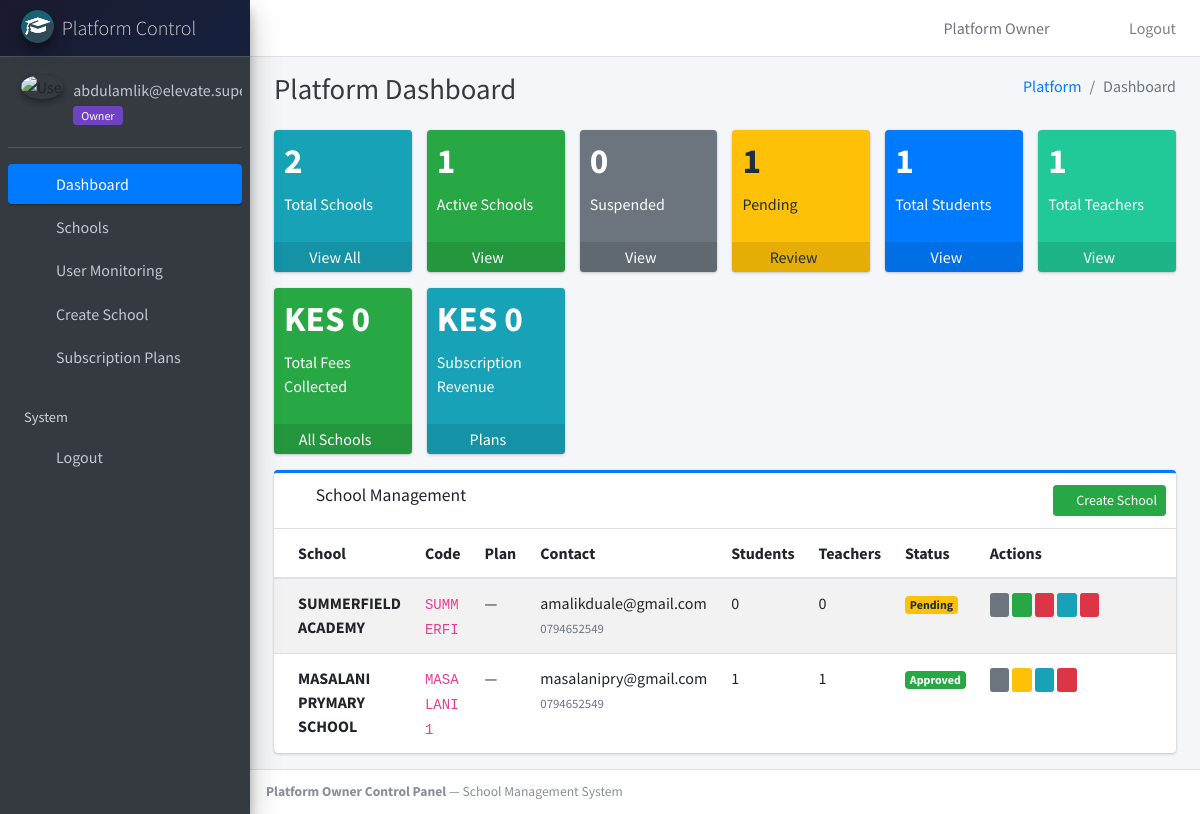
Page /superadmin/dashboard/ (signed in) on the earlier database version.
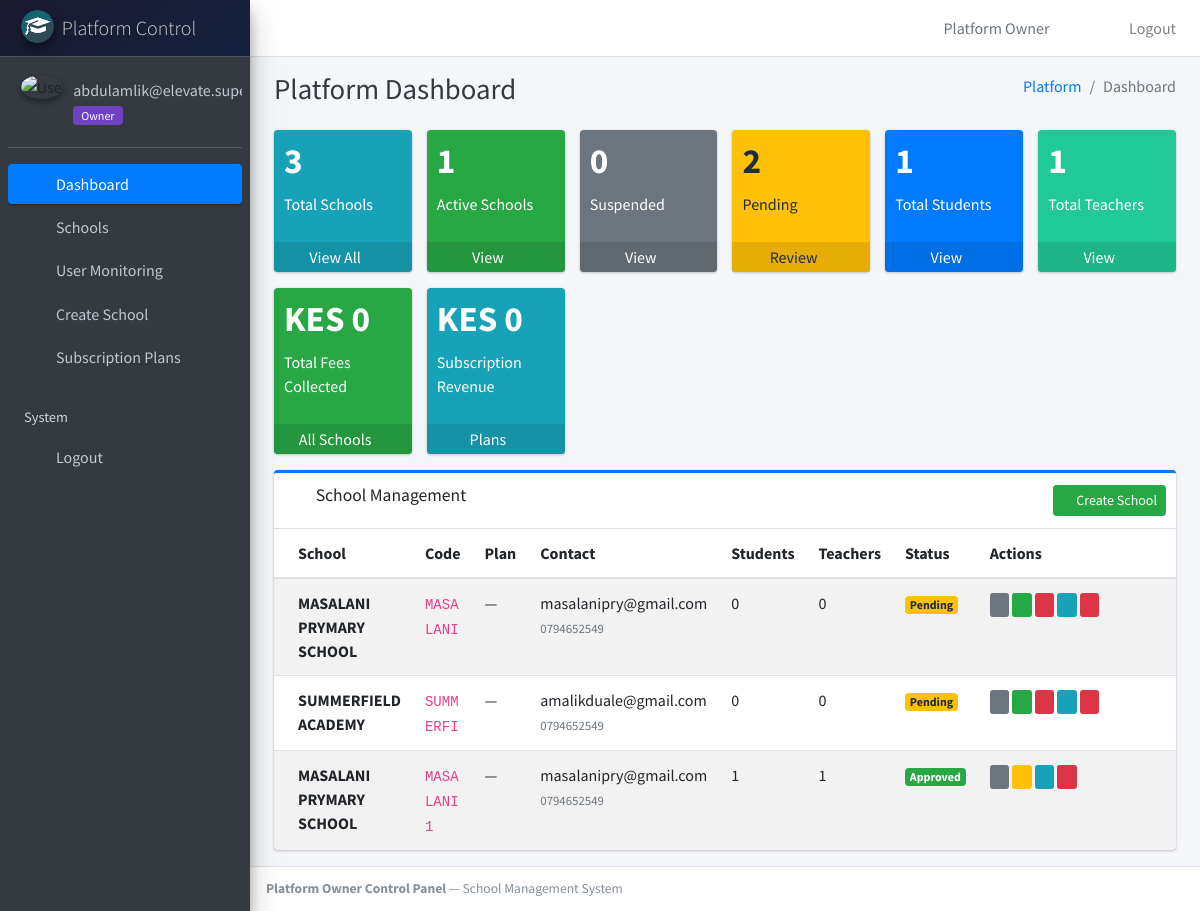
Same page on the later database version.
### main_app/models.py (models this page shows, shortened)
class School(models.Model):
    STATUS_CHOICES = (
        ('pending', 'Pending Approval'),
        ('approved', 'Approved'),
        ('rejected', 'Rejected'),
        ('suspended', 'Suspended'),
    )
    name = models.CharField(max_length=200)
    code = models.CharField(max_length=20, unique=True, help_text="Unique code e.g., SCH001, used for subdomain")
    email = models.EmailField(blank=True, null=True)
    phone = models.CharField(max_length=20, blank=True, null=True)
    address = models.TextField(blank=True, null=True)
    logo = models.ImageField(upload_to='schools/', blank=True, null=True)
    subscription_plan = models.ForeignKey(
        SubscriptionPlan,
        on_delete=models.SET_NULL,
        null=True,
        blank=True,
        related_name='schools',
        help_text="Plan controls student/teacher limits"
    )
    status = models.CharField(
        max_length=20,
        choices=STATUS_CHOICES,
        default='pending',
        help_text="Only approved schools can access the system"
    )
    is_active = models.BooleanField(default=True)
    created_at = models.DateTimeField(auto_now_add=True)
    updated_at = models.DateTimeField(auto_now=True)
    class Meta:
        ordering = ['name']
        verbose_name = "School"
        verbose_name_plural = "Schools"

### main_app/super_admin_views.py (the view)
    def wrapper(request, *args, **kwargs):
        if not request.user.is_authenticated:
            return redirect('login_page')
        if str(request.user.user_type) != '0' and not request.user.is_superuser:
            return HttpResponseForbidden("Insufficient Permissions - Super Admin only")
        return view_func(request, *args, **kwargs)

### main_app/context_processors.py (called while the page is built)
def notification_context(request):
    if request.user.is_authenticated:
        school = getattr(request, 'school', None)
        qs = Notification.objects.filter(recipient=request.user)
        if school:
            qs = qs.filter(Q(school=school) | Q(school__isnull=True))
        else:
            qs = qs.filter(school__isnull=True)
        notifications = qs.order_by("-created_at")[:10]
        unread_count = qs.filter(is_read=False).count()
        return {
            "notifications": notifications,
            "unread_notifications_count": unread_count,
        }
    return {}

### main_app/super_admin_views.py (called while the page is built)
def super_admin_required(view_func):
    def wrapper(request, *args, **kwargs):
        if not request.user.is_authenticated:
            return redirect('login_page')
        if str(request.user.user_type) != '0' and not request.user.is_superuser:
            return HttpResponseForbidden("Insufficient Permissions - Super Admin only")
        return view_func(request, *args, **kwargs)
    return wrapper

### main_app/templates/super_admin_template/super_admin_dashboard.html (shortened to what the changed rows need)
{% extends 'super_admin_template/super_admin_base.html' %}
{% load static %}
{% block content_title %}Platform Dashboard{% endblock content_title %}
{% block content %}
<div class="row">
    <div class="col-lg-2 col-4">
        <div class="small-box bg-info">
            <div class="inner">
                <h3>{{ total_schools }}</h3>
                <p>Total Schools</p>
            </div>
        </div>
    </div>
    <div class="col-lg-2 col-4">
        <div class="small-box bg-warning">
            <div class="inner">
                <h3>{{ pending_approvals }}</h3>
                <p>Pending</p>
            </div>
        </div>
    </div>
</div>
<div class="row" id="schools-table">
    <div class="col-12">
        <div class="card card-outline card-primary">
            <div class="card-body p-0">
                <table class="table table-hover table-striped">
                    <thead>
                        <tr>
                            <th>School</th>
                            <th>Code</th>
                            <th>Plan</th>
                            <th>Contact</th>
                            <th>Students</th>
                            <th>Teachers</th>
                            <th>Status</th>
                            <th style="width: 220px;">Actions</th>
                        </tr>
                    </thead>
                    <tbody>
                        {% for item in school_list %}
                        <tr>
                            <td><strong>{{ item.school.name }}</strong></td>
                            <td><code>{{ item.school.code }}</code></td>
                            <td>{% if item.school.subscription_plan %}{{ item.school.subscription_plan.name }}{% else %}—{% endif %}</td>
                            <td>
                                {{ item.school.email|default:"-" }}<br>
                                <small class="text-muted">{{ item.school.phone|default:"" }}</small>
                            </td>
                            <td>{{ item.student_count }}</td>
                            <td>{{ item.teacher_count }}</td>
                            <td>
                                {% if item.school.status == 'approved' %}
                                <span class="badge badge-success">Approved</span>
                                {% elif item.school.status == 'pending' %}
                                <span class="badge badge-warning">Pending</span>
                                {% elif item.school.status == 'rejected' %}
                                <span class="badge badge-danger">Rejected</span>
                                {% elif item.school.status == 'suspended' %}
                                <span class="badge badge-secondary">Suspended</span>
                                {% else %}
                                <span class="badge badge-secondary">{{ item.school.status }}</span>
                                {% endif %}
                            </td>
                            <td>
                                <a href="{% url 'super_admin_view_school' item.school.id %}" class="btn btn-xs btn-secondary" title="View Details">
                                    <i class="fas fa-eye"></i>
                                </a>
                                {% if item.school.status == 'pending' %}
                                <a href="{% url 'super_admin_approve_school' item.school.id %}" class="btn btn-xs btn-success" title="Approve" onclick="return confirm('Approve this school? They will be able to log in.');">
                                    <i class="fas fa-check"></i>
                                </a>
                                <a href="{% url 'super_admin_reject_school' item.school.id %}" class="btn btn-xs btn-danger" title="Reject" onclick="return confirm('Reject this school registration?');">
                                    <i class="fas fa-times"></i>
                                </a>
                                {% elif item.school.status == 'approved' %}
                                <a href="{% url 'super_admin_suspend_school' item.school.id %}" class="btn btn-xs btn-warning" title="Suspend" onclick="return confirm('Suspend this school? They will not be able to access the system.');">
                                    <i class="fas fa-ban"></i>
                                </a>
                                {% elif item.school.status == 'suspended' or item.school.status == 'rejected' %}
                                <a href="{% url 'super_admin_approve_school' item.school.id %}" class="btn btn-xs btn-success" title="Approve" onclick="return confirm('Approve this school?');">
                                    <i class="fas fa-check"></i>
                                </a>
                                {% endif %}
                                <a href="{% url 'super_admin_edit_school' item.school.id %}" class="btn btn-xs btn-info" title="Edit">
                                    <i class="fas fa-edit"></i>
                                </a>
                                <a href="{% url 'super_admin_delete_school' item.school.id %}" class="btn btn-xs btn-danger" title="Delete" onclick="return confirm('Are you sure you want to delete this school? This will permanently remove the school and ALL related data (students, teachers, courses, etc.). This action cannot be undone.');">
                                    <i class="fas fa-trash"></i>
                                </a>
                            </td>
                        </tr>
                        {% endfor %}
                    </tbody>
                </table>
            </div>
        </div>
    </div>
</div>
{% endblock content %}

Differences in the rows shown:
added School: school.name "MASALANI PRYMARY SCHOOL", school.code "MASALANI", school.email "masalanipry@gmail.com", school.phone "0794652549", student_count "0", teacher_count "0", status "Pending"
Other differences:
{{ total_schools }}: "2" → "3"
{{ pending_approvals }}: "1" → "2"
